Frame 1 (no input): blank canvas, image omitted
Frame 60 (the mouse pressed at the canvas centre just before this capture): blank canvas, image omitted
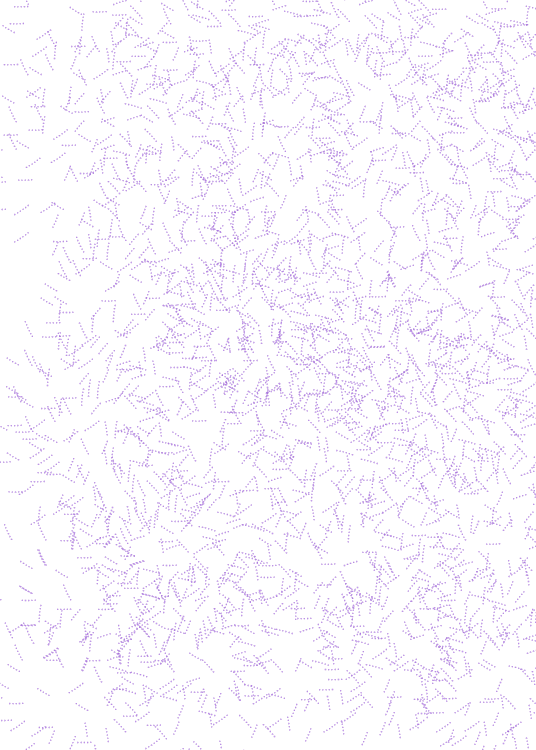
Frame 120 (the mouse held since frame 60 and released just before this capture)

The Processing sketch whose frames 1 and 60 were blank and that drew this single picture after the mouse press (run headless with seeded random() and noise(); from frame 60 on, the mouse is pressed at the canvas centre):

// Processing sketch: processing_82911
// ── processing_82911.pde

Circle[] tinini = new Circle[250];

void setup() {
  background (255);
  size(536, 750);
  smooth();
  
  

  for (int i = 0; i < tinini.length; i++) {

    float x = random(width);
    float y = random(height);
    float diam = random(50, 50);
    float speed = 4000;
    float scalar = 100;

    tinini[i] = new Circle(x, y, diam, speed, scalar);
  }
}

void draw(){
 fill(187, 137, 244);
   stroke(105,32,158);
  strokeWeight(0.02);
  for (int i = 0; i < tinini.length; i++) {
    if (mousePressed == true) {
      tinini[i].update();
      tinini[i].display();
    }
  }
}


//Clase

class Circle {

  float x;
  float y;
  float diam;
  float speed;
  float angle;
  float scalar;
  float angle2;

  Circle(float tempX, float tempY, float diamH, float speedH, float scalarH) {

    x = tempX;
    y = tempY;
    diam = diamH;
    speed = speedH;
    scalar = scalarH;
    //angle = angleH;
  }

  void update () {

    x+=cos(angle)*scalar;
    y+=sin(angle)*scalar;
    angle+=4;
    scalar+=0.5;
  }

  void display() {

    ellipse(x, y, noise(diam)*3, noise(diam)*3);
    angle2+=100;
  }
}
